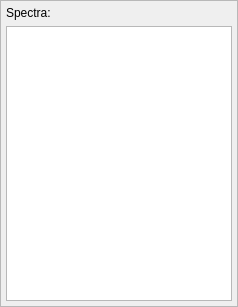
<?xml version="1.0" encoding="UTF-8"?>
<ui version="4.0">
 <class>_ChooseSpectraWidget</class>
 <widget class="QWidget" name="_ChooseSpectraWidget">
  <property name="geometry">
   <rect>
    <x>0</x>
    <y>0</y>
    <width>238</width>
    <height>307</height>
   </rect>
  </property>
  <property name="maximumSize">
   <size>
    <width>250</width>
    <height>16777215</height>
   </size>
  </property>
  <property name="windowTitle">
   <string>Form</string>
  </property>
  <layout class="QVBoxLayout" name="verticalLayout">
   <property name="margin">
    <number>0</number>
   </property>
   <item>
    <widget class="QFrame" name="frame">
     <property name="frameShape">
      <enum>QFrame::StyledPanel</enum>
     </property>
     <property name="frameShadow">
      <enum>QFrame::Raised</enum>
     </property>
     <layout class="QVBoxLayout" name="verticalLayout_2">
      <property name="margin">
       <number>5</number>
      </property>
      <item>
       <widget class="QLabel" name="_label">
        <property name="text">
         <string>Spectra:</string>
        </property>
       </widget>
      </item>
      <item>
       <widget class="QListWidget" name="_spectra">
        <property name="selectionMode">
         <enum>QAbstractItemView::ExtendedSelection</enum>
        </property>
        <property name="selectionBehavior">
         <enum>QAbstractItemView::SelectRows</enum>
        </property>
       </widget>
      </item>
     </layout>
    </widget>
   </item>
  </layout>
 </widget>
 <resources/>
 <connections/>
</ui>
